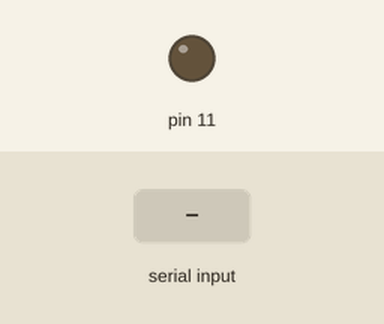
This sketch was run on a simulated Arduino Uno, built with avr-gcc and run on an emulated ATmega328P. On the bench: output pins drawn as LEDs (lit = HIGH). The inputs (shaded band) are chosen by the test bench.

Above: at 1.2 s.
1.3 s: byte 30 received over Serial
At 2.2 s:
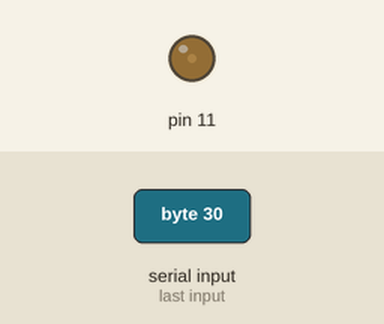
2.8 s: byte 90 received over Serial
At 3.4 s:
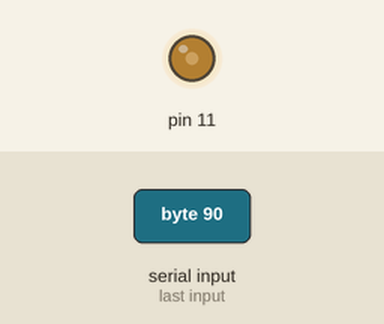
Timing chart, 0 to 5.8 s (numbered marks = the images above; inputs shaded):
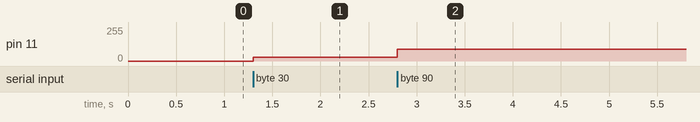

The sketch:

ArduinoSerialReadLED.ino
```cpp
/*
  This code sample goes with the video https://vimeo.com/97520383
  created 2014
  modified 30 Aug 2015
  by Tom Igoe
*/

void setup() {
  // put your setup code here, to run once:
  Serial.begin(9600);
  pinMode(11, OUTPUT);
}

void loop() {
  // put your main code here, to run repeatedly:
  if (Serial.available() > 0) {
    char input = Serial.read();
    // use the value of the incoming byte to control the LED's brightness:
    analogWrite(11, input);
  }
}
```

Measured:
- after the input at 1.3 s, pin 11: 0/255 → 30/255 at once
- after the input at 2.8 s, pin 11: 30/255 → 90/255 at once
